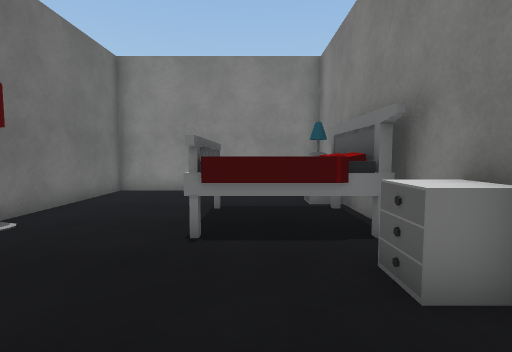
[1] (above)

17 first-person views from a walk through a Unity game level. The camera is 1.3 m above the floor, tilts 4° down and sees 85° across. The floor is counted in squares, 1 m on a side. Each view is taken from the middle of a square. On the plan, view 1 faces up. The plan holds only what a view shows up to about 13 squares ahead; the rest is blank. The place goes on beyond the plan. Door leaves are left out, so doorways stand open. Some surface patterns are stand-ins.

[2]
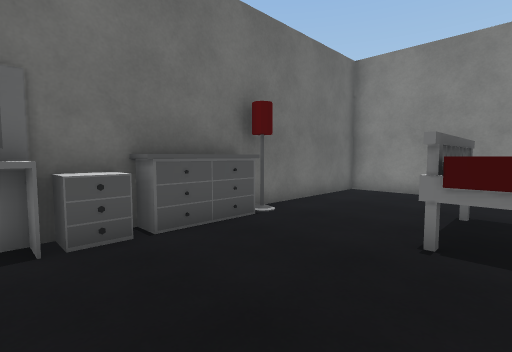

[3]
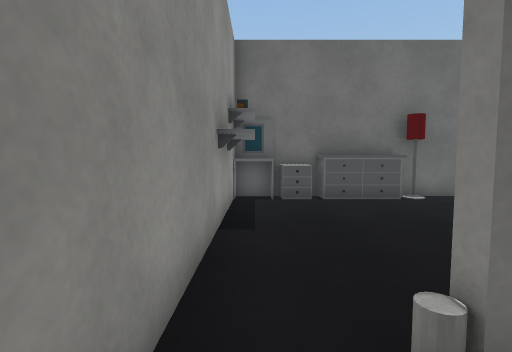

[4]
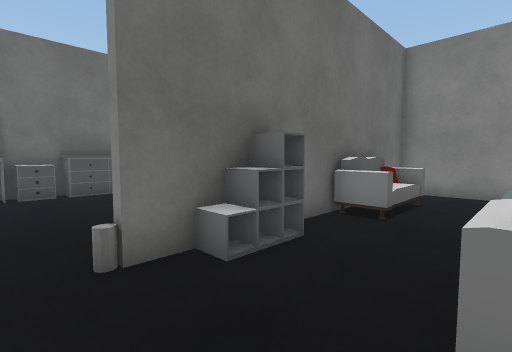

[5]
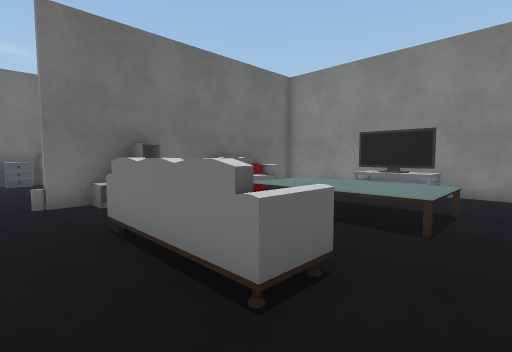

[6]
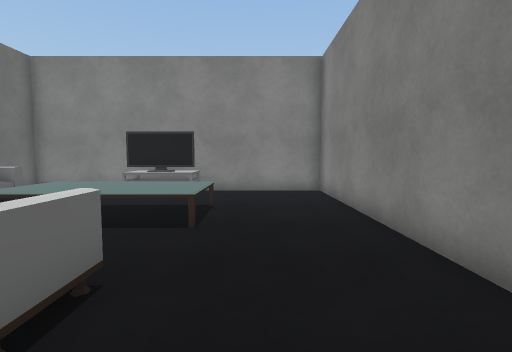

[7]
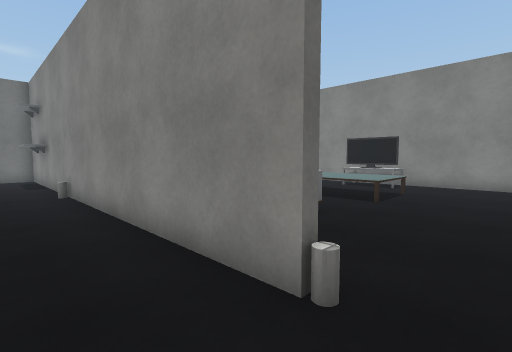

[8]
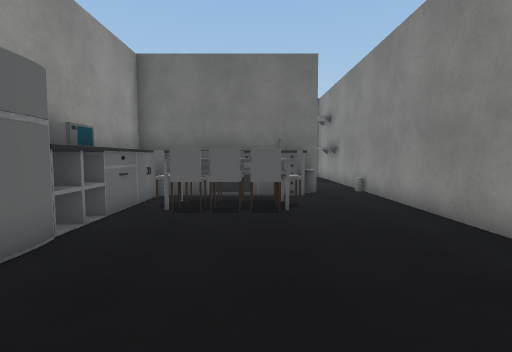

[9]
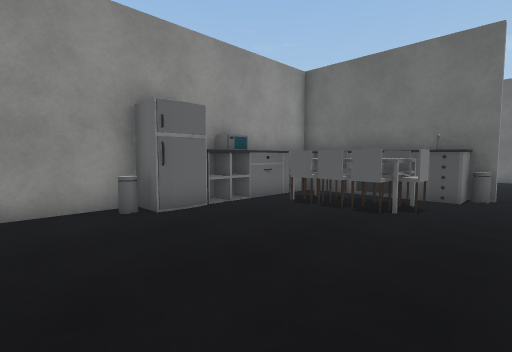

[10]
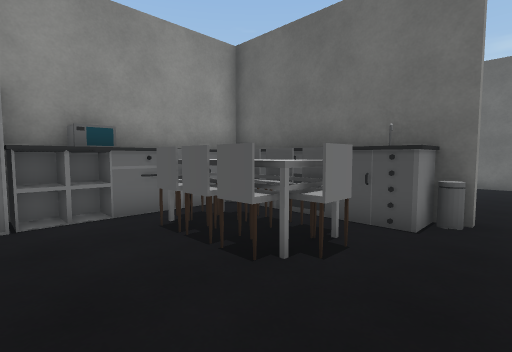

[11]
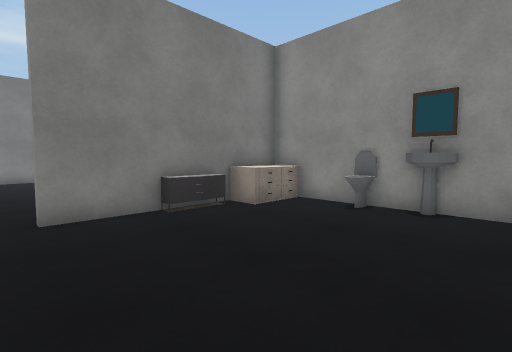

[12]
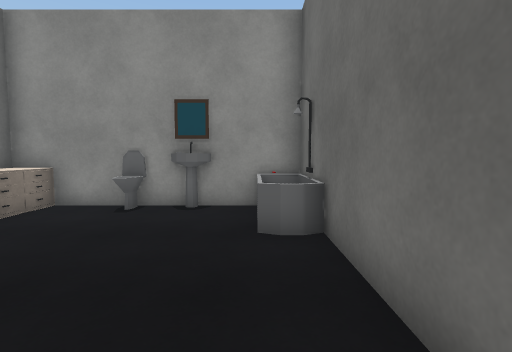

[13]
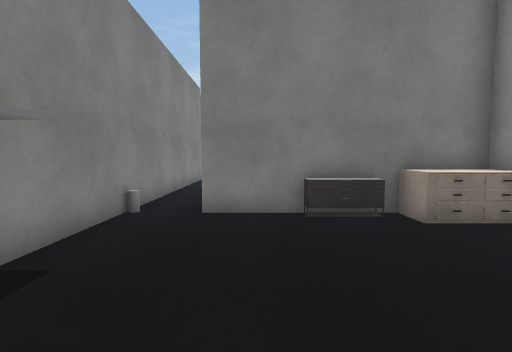

[14]
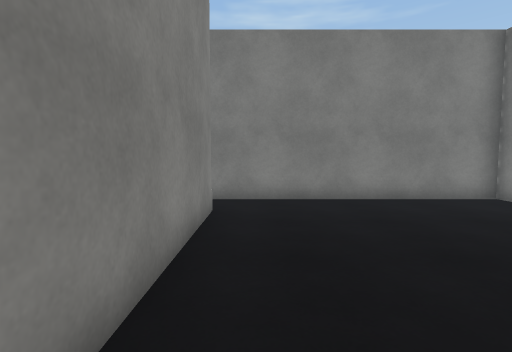

[15]
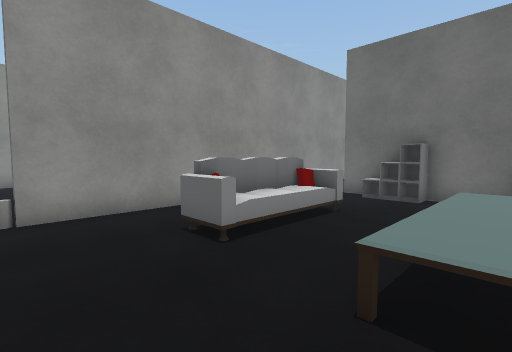

[16]
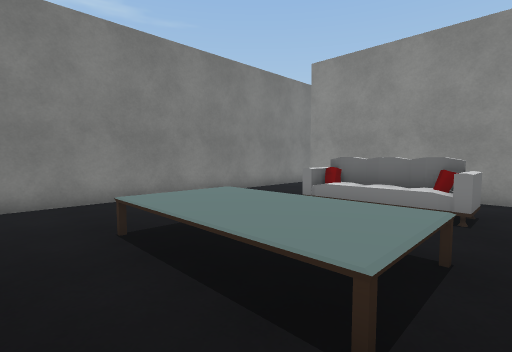

[17]
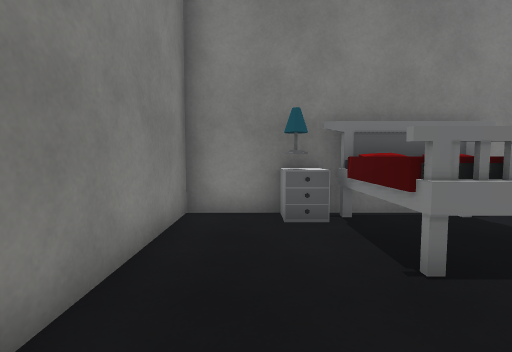

### Floor plan
Points are (right, up) in squares from view 1. A wall is a line through its corners. A room is listed if a view was taken in it or the views show most of it. See-through windows are left out.
Room 1 (views 1, 2, 7, 8, 9, 10, 11, 12, 13, 14, 17)
walls: (2.4, -5.5) (2.4, -4.4); (-4.9, -0.7) (3.1, -0.7); (-5.2, -2.5) (-5.2, -8.5); (-0.6, -9.3) (2.4, -9.3) (2.4, -6.4); (-5.2, 2.5) (-5.2, 1.4); (2.4, 8.5) (2.4, 10.6) (-5.2, 10.6) (-5.2, 5.4); (11.6, -1) (-2.4, -1); (11.5, -9.3) (13.4, -9.3) (13.4, -1.1)
low walls: (1.9, -5.1) (2.4, -5.1); (1.2, -7.3) (2.4, -7.3)
ways out: open door at (2.7, -0.7) to room 2; open door at (12.5, -1) to room 2
objects: bathtub (-5, -9) to (-4, -7); mirror (-5, 0); drawers (-5, 1); drawers (-5, 3) to (-5, 4); lamp (-5, 5); sink (-3, -9) to (-2, -9); toilet (-1, -9); bed (-1, 4) to (2, 7); drawers (1, -9); drawers (1, -8); drawers (1, 8); drawers (2, 2) to (2, 3); lamp (2, 8); other object (3, -9) to (4, -8); other object (3, -7) to (4, -4); other object (3, -3); other object (5, -9) to (8, -8); chair (5, -7); chair (5, -6); chair (5, -5); chair (5, -4) to (6, -4); chair (6, -8); chair (6, -7) to (7, -7); chair (6, -6) to (7, -6); chair (6, -5) to (7, -5); other object (7, -9); fridge (9, -9) to (10, -8); other object (11, -9)
Room 2 (views 3, 4, 5, 6, 15, 16)
walls: (2.7, 5.6) (2.7, 4.4); (2.7, 1.6) (2.7, 1.1); (3.1, -0.7) (11.6, -0.7); (13.4, -1.1) (13.4, 10.6) (2.7, 10.6) (2.7, 8.4)
ways out: open door at (2.7, -0.7) to room 1; open door at (12.5, -1) to room 1
objects: other object (3, 2) to (3, 4); sofa (3, 6) to (4, 8); sofa (6, 2) to (9, 3); table (6, 5) to (10, 7); other object (7, 9); TV (7, 9) to (9, 10); other object (9, 9)

Where each view was taken, in squares from view 1:
view 1: 0 up, 0 right, facing up
view 2: 0 up, 0 right, facing up-left
view 3: 0 up, 4 right, facing left
view 4: 0 up, 6 right, facing up-left
view 5: 0 up, 11 right, facing up-left
view 6: 0 up, 11 right, facing up
view 7: 3 down, 13 right, facing up-left
view 8: 5 down, 13 right, facing left
view 9: 2 down, 13 right, facing down-left
view 10: 2 down, 9 right, facing down-left
view 11: 2 down, 4 left, facing down-right
view 12: 2 down, 4 left, facing down
view 13: 4 down, 4 left, facing right
view 14: 2 down, 5 right, facing right
view 15: 6 up, 12 right, facing down-left
view 16: 9 up, 5 right, facing down-right
view 17: 9 up, 4 left, facing right
